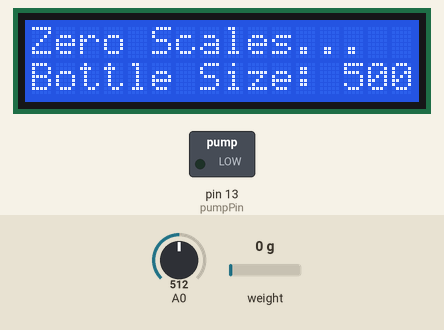
The sketch below on a simulated Arduino Uno, built with avr-gcc and run on an emulated ATmega328P. Shown: 16×2 character LCD, switched loads named in the sketch (green lamp = pin HIGH). The test bench sets the inputs (shaded band); at power-on: A0 = 512, weight on the scale 0 g. What the sketch prints to the serial monitor is not drawn.

Above: at 1.2 s.
At 4.7 s:
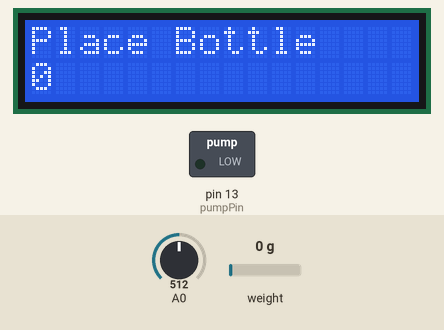
4.8 s: A0 set to 312
6.4 s: A0 set to 297
At 7.1 s:
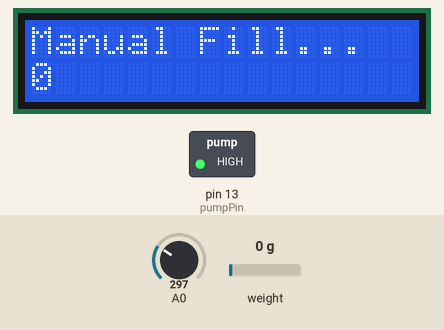
7.9 s: A0 set to 446
10.9 s: A0 set to 467
At 11.6 s:
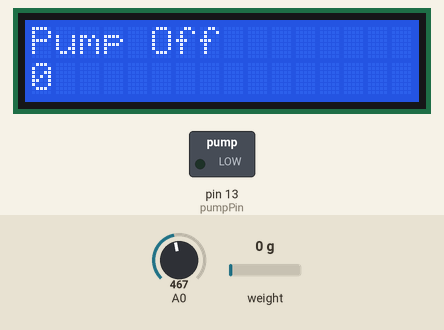
13.4 s: weight on the scale set to 153 g
At 14.5 s:
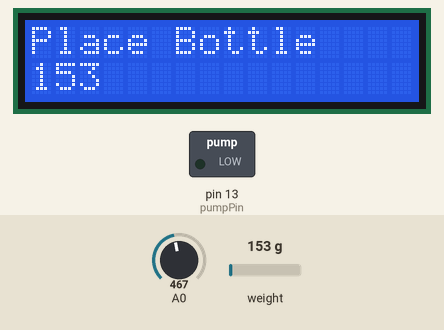
15.0 s: weight on the scale set to 168 g
At 15.5 s:
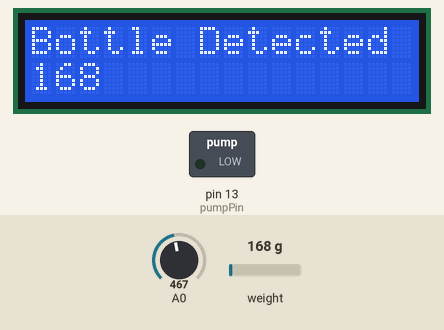
Timing chart, 0 to 17.5 s (numbered marks = the images above; inputs shaded):
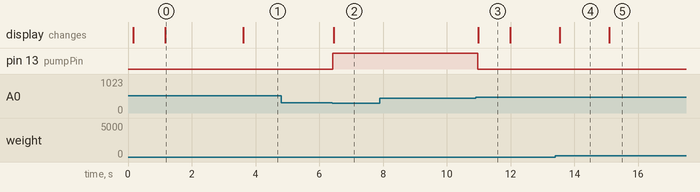

The sketch:

Main.ino
```cpp
//-------------------------------------------------------------------------------------
// AutoBottleFiller
// Automaitic bottle filler with loadcell and manula pump override
// Ben Sherwell
// Tested with : Arduino Uno, LCD Display, HX711 Amp and Loadcell
// Date : 03/04/2019
//-------------------------------------------------------------------------------------

// This sketch allows user to place bottle on scales, detects the bottle and begins
// pumping by turning on a motor and opening a solenoid valve. The loadcell is polled
// whilst pump is on until tagret mass is reached and pump/solenoid closes. A manual
// override option is available for purging lines from air prior to auto pumping.

// Requires calibration.ino to calibatre load cell prior to use


#include <LiquidCrystal.h>
#include <HX711_ADC.h>

LiquidCrystal lcd(8, 9, 4, 5, 6, 7); //initialise LCD
HX711_ADC LoadCell(12, 11);  //DT=12, SCK=11

int readKey; //for analogue buttons
const int pumpPin =  13; //control pin for LED/motor
long currentTime; //for counting
const int bottleSize =  500;

int pumpState = 0; //pump on or of state
int bottleState = 0; //bottle present state
int manualState = 0; //manual override state


void setup() {

  float calValue;
  calValue = -702.94; //adjust calibration factor. get this number by uploading and running file "calibration.ino"

  Serial.begin(9600); //Start Serial comms
  delay(100);
  Serial.println("Starting...");

  lcd.begin(16, 2);
  lcd.clear();
  lcd.setCursor(0, 0);
  lcd.print("ShrubMaster 3000");
  delay(1000);
  lcd.setCursor(0, 0);
  lcd.print("Zero Scales...  ");
  lcd.setCursor(0, 1);
  lcd.print("Bottle Size:    ");
  lcd.setCursor(13, 1);
  lcd.print(bottleSize);

  LoadCell.begin(); //Start Loadcell comms
  long stabilisingtime = 2000; //settle time un startup to zero scales.
  LoadCell.start(stabilisingtime);
  LoadCell.setCalFactor(calValue); // set calibration value (float)
  Serial.println("Startup + tare is complete");

  pinMode(pumpPin, OUTPUT); //LED/pump pin allocation
  digitalWrite(pumpPin, LOW); //start pump off

  lcd.clear();

}

void loop() {
  LoadCell.update();

  //sample loadcell every 250ms
  if (millis() > currentTime + 250) {
    float raw = LoadCell.getData();
    int mass = (int) raw;

    //Serial for statuses and debugging
    Serial.print("Mass: ");
    Serial.print(mass);
    Serial.print(", PumpState: ");
    Serial.print(pumpState);
    Serial.print(", bottleState: ");
    Serial.print(bottleState);
    Serial.print(", manualState: ");
    Serial.print(manualState);
    Serial.print(", '");

    //LCD mass output re-freshed every 250ms
    lcd.setCursor(0, 1);
    lcd.print("        ");
    lcd.setCursor(0, 1);
    lcd.print(mass);

    currentTime = millis();


    // AUTO FILL MODE
    if (manualState == 0){

      //Place bottle if pad empty
      if (mass < 160) {
      bottleState = 0;
      Serial.print("Place Bottle");
      Serial.println("'");
      lcd.setCursor(0, 0);
      lcd.print("Place Bottle    ");
      }

      //Detect bottle on pad
      if (mass > 160 && mass < bottleSize && pumpState == 0) {
        bottleState = 1;
        Serial.print("Bottle Detected");
        Serial.println("'");
        lcd.setCursor(0, 0);
        lcd.print("Bottle Detected ");
      }

      //Start filling in bottle deteced
      if (mass > 160 && pumpState == 1) {
        bottleState = 1;
        Serial.print("Auto Fill...");
        Serial.println("'");
        lcd.setCursor(0, 0);
        lcd.print("Auto Fill...    ");
      }

      // Detectbottle fill and turn off pump
      if (mass > bottleSize){
        pumpState = 0;
        digitalWrite(pumpPin, pumpState);
        Serial.print("Bottle Full");
        Serial.println("'");
        lcd.setCursor(0, 0);
        lcd.print("Bottle Full     ");
      }
    }

    // MANUAL FILL MODE - turn off pump ignoring mass
    if (manualState == 1){
      Serial.print("Manual Fill...");
      Serial.println("'");
      lcd.setCursor(0, 0);
      lcd.print("Manual Fill...  ");
    }

  }

  //sample analogue pin for buttons
  readKey = analogRead(0);
  if (readKey < 790) {
    delay(100);
    readKey = analogRead(0);
  }
  int result = 0;
  if (readKey < 50) {
    result = 1; // right
  } else if (readKey < 148) {
    result = 2; // up
  } else if (readKey < 305) {
    result = 3; // down
  } else if (readKey < 459) {
    result = 4; // left
  } else if (readKey < 689) {
    result = 5; // select
  }


  switch (result) {

    case 1: //RIGHT
      Serial.println("RIGHT");
      break;

    case 2: //UP - Turns ON auto pump
      if (pumpState == 0 && bottleState == 1){
        pumpState = 1;
        Serial.println("UP - auto ON");
        digitalWrite(pumpPin, pumpState);
      }
      break;

    case 3: //DOWN - Turns ON manual pump
      if (pumpState == 0) {
        pumpState = 1;
        manualState = 1;
        Serial.println("DOWN - manual ON");
        digitalWrite(pumpPin, pumpState);

      }
      break;

    case 4: //LEFT
      Serial.println("LEFT");
      break;

    case 5: //SELECT - Turns OFF both auto and manual pump
      if (pumpState == 1){
        pumpState = 0;
        manualState = 0;
        Serial.println("SELECT - pump OFF");
        digitalWrite(pumpPin, pumpState);
        lcd.setCursor(0, 0);
        lcd.print("Pump Off        ");
        delay(1000);
      }
      break;
  }
}
```

Measured:
- the behaviour switches between 305 and 304 on A0 (found by bisection; images 1 and 2)
- the behaviour switches between 458 and 459 on A0 (found by bisection; images 2 and 3)
- the behaviour switches between 160 and 161 g on weight on the scale (found by bisection; images 4 and 5)
- after the input at 4.8 s, every drawn part: stays the same
- after the input at 6.4 s, pin 13 (pumpPin): LOW → HIGH at once; the display: changes after 0.05 s (image 2)
- after the input at 7.9 s, every drawn part: stays the same
- after the input at 10.9 s, pin 13 (pumpPin): HIGH → LOW after 0.07 s; the display: changes after 0.08 s (image 3)
- after the input at 13.4 s, the display: changes after 0.14 s (image 4)
- after the input at 15.0 s, the display: changes after 0.10 s (image 5)
